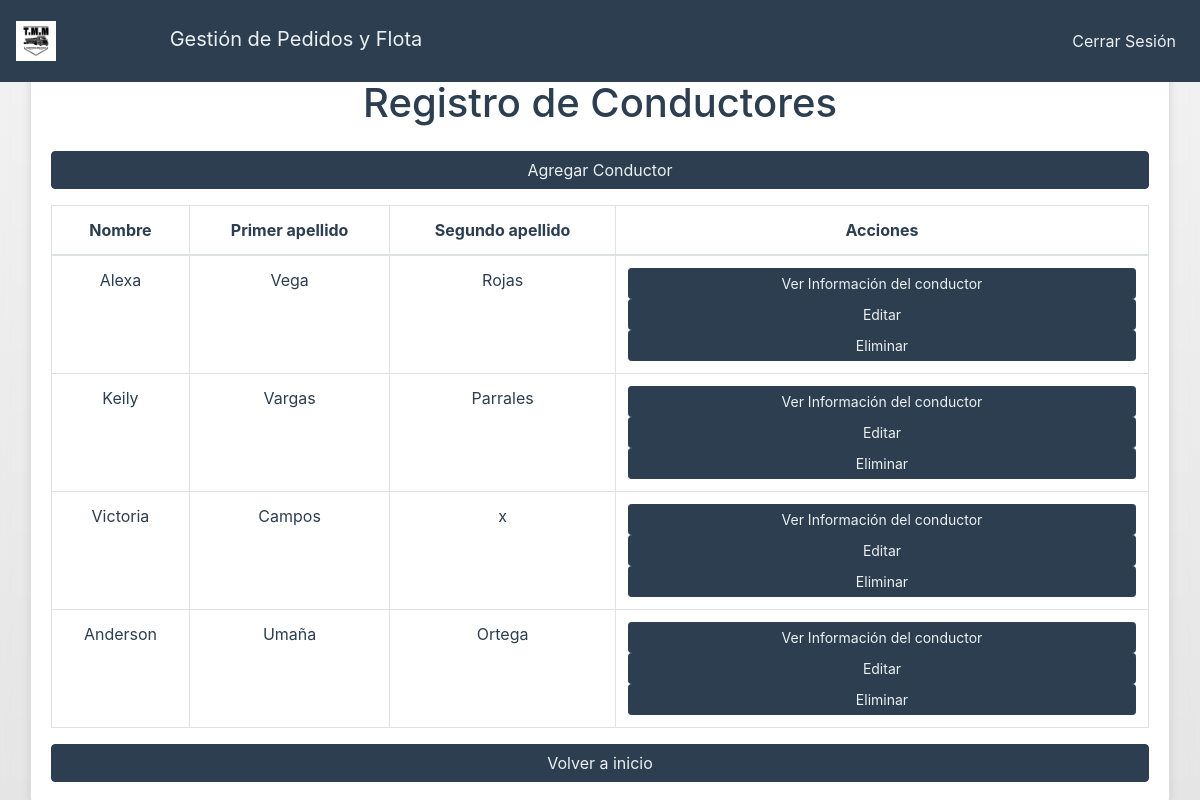
Screenshot of /crud_conductores/ (signed in) with the database file from the repository.
### prueba/models.py (models this page shows, shortened)
class Conductor(models.Model):
    nombre = models.CharField(max_length=50)
    apellido1 = models.CharField(max_length=50)
    apellido2 = models.CharField(max_length=50)

### prueba/views.py (the view)
# urls.py: path('crud_conductores/', views.crud_conductores, name='crud_conductores'),
@login_required
def crud_conductores(request):
    conductores = Conductor.objects.all()
    return render(request, 'crud_conductores.html', {'conductores': conductores})

### prueba/templates/crud_conductores.html (shortened to what this page needs)
<!DOCTYPE html>
<html lang="en">
<head>
    {% load static %}
    <link rel="stylesheet" type="text/css" href="{% static 'prueba/styles.css' %}">
    <link rel="stylesheet" href="https://stackpath.bootstrapcdn.com/bootstrap/4.5.2/css/bootstrap.min.css">
</head>
<body>
    <nav class="navbar navbar-expand-lg navbar-light w-100" style="position: fixed; top: 0; left: 0; right: 0; padding: 1rem; text-align: center;">
        <a class="navbar-brand" href="#">
            <img src="{% static 'prueba/logo.png'%}" width="40" height="40" alt="Logo">
            <span class="ml-2">Gestión de Pedidos y Flota</span>
        </a>
        <div class="collapse navbar-collapse">
            <ul class="navbar-nav ml-auto">
                <li class="nav-item">
                    <a class="nav-link" href="{% url 'logout' %}">Cerrar Sesión</a>
                </li>
            </ul>
        </div>
    </nav>
    <div class="container">
        <h1 class="mb-4">Registro de Conductores</h1>
        <div class="row mb-3">
            <div class="col">
                <button class="btn btn-primary" onclick="location.href='{% url 'agregar_conductor' %}'">Agregar Conductor</button>
            </div>
        </div>
        <table class="table table-bordered">
            <thead>
                <tr>
                    <th>Nombre</th>
                    <th>Primer apellido</th>
                    <th>Segundo apellido</th>
                    <th>Acciones</th>
                </tr>
            </thead>
            <tbody>
                {% for conductor in conductores %}
                <tr id="conductor-{{ conductor.id }}">
                    <td>{{ conductor.nombre }}</td>
                    <td>{{ conductor.apellido1 }}</td>
                    <td>{{ conductor.apellido2 }}</td>
                    <td>
                        <button class="btn btn-info btn-sm" onclick="location.href='{% url 'ver_info_conductor' conductor.id %}'">Ver Información del conductor</button>
                        <button class="btn btn-success btn-sm" onclick="location.href='{% url 'editar_conductor' conductor.id %}'">Editar</button>
                        <button class="btn btn-danger btn-sm" onclick="eliminarConductor('{{ conductor.id }}')">Eliminar</button>
                    </td>
                </tr>
                {% endfor %}
            </tbody>
        </table>
        <button type="button" class="btn btn-secondary" onclick="location.href='{% url 'home' %}'">Volver a inicio</button>
    </div>
</body>
</html>

### prueba/static/prueba/styles.css (style rules this page uses)
body { font-family: Arial, sans-serif; background-image: linear-gradient(to bottom, #f2f2f2, #e5e5e5); background-size: cover; background-repeat: no-repeat; background-attachment: fixed; height: 100vh; margin: 0; display: flex; justify-content: center; align-items: center; backdrop-filter: blur(5px); }
.container { background-color: rgba(255, 255, 255, 0.9); padding: 30px; border-radius: 8px; max-width: 600px; width: 100%; text-align: center; box-shadow: 0 0 10px rgba(0, 0, 0, 0.1); }
h1 { color: #333; margin-bottom: 30px; }
button { background-color: #007bff; color: white; padding: 15px; border: none; border-radius: 4px; cursor: pointer; font-size: 18px; margin-top: 10px; width: 100%; }
.navbar-brand img { margin-right: 100px; }

### prueba/templates/crud_conductores.html (style rules this page uses)
:root { --primary-color: #2C3E50; --secondary-color: #18BC9C; --background-color: #ECF0F1; }
body { background-color: var(--background-color); color: var(--primary-color); }
.navbar { background-color: var(--primary-color) !important; }
.navbar-brand, .nav-link { color: var(--background-color) !important; }
.btn-primary, .btn-secondary, .btn-info, .btn-success, .btn-danger { background-color: var(--primary-color); border-color: var(--primary-color); color: var(--background-color); }
.container { background-color: #ffffff; border: 1px solid #e0e0e0; border-radius: 5px; padding: 20px; margin-top: 60px; box-shadow: 0 4px 8px rgba(0, 0, 0, 0.1); }
h1, .table th, .table td { color: var(--primary-color); }

### rows the page displays
Conductor: nombre "Alexa", apellido1 "Vega", apellido2 "Rojas"
Conductor: nombre "Keily", apellido1 "Vargas", apellido2 "Parrales"
Conductor: nombre "Victoria", apellido1 "Campos", apellido2 "x"
Conductor: nombre "Anderson", apellido1 "Umaña", apellido2 "Ortega"
